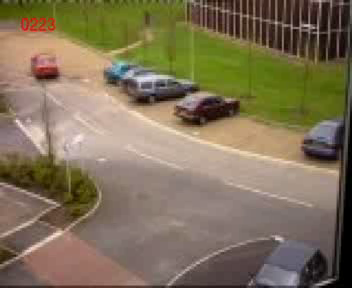
#> input picture frame 52 of XProject/inputcar.avi, 352 x 288 px
$ python Xmain.py
#> lines starting #> are read from the running program, lines starting #| are printed output that depends on the picture; after the words box and inside, x2 and y2 are one past the last pixel; in counts of white or black regions, pixels touching at a corner belong together
#C.T.Chen All Rights Reserved

import cv2
import numpy as np
import sys
import time


if __name__ == '__main__':

  #MQTT + GPIO
  GPIO = 1
  #dual camera
  camera1 = cv2.VideoCapture('inputcar.avi')
  camera2 = cv2.VideoCapture('inputcar.avi')
  hogfound = False
  init_once = False

  while(GPIO):
      #Depth Map
      okL, frameL = camera1.read()
#> frameL is the input picture: shape (288, 352, 3); mean B, G, R 88.6, 114, 128.1
      okR, frameR = camera2.read()

      if not (okL and okR):
          break
      _frameL = cv2.cvtColor(frameL, cv2.COLOR_BGR2GRAY)
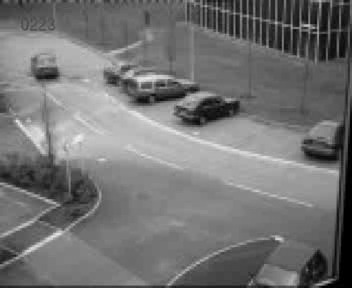
#> _frameL: shape (288, 352); min 0, max 242, mean 115.3
      _frameR = cv2.cvtColor(frameR, cv2.COLOR_BGR2GRAY)

      active = False
      disparity = []
      if okL and okR:
          active = True
          stereo = cv2.StereoBM_create(numDisparities=16, blockSize=15)
          disparity = stereo.compute(_frameL,_frameR)
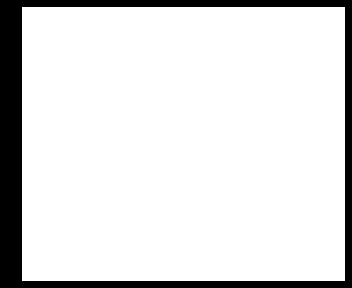
#> disparity: shape (288, 352) int16; values -16 (black) and 0 (white), 87.3% white; 1 black region, box (x1, y1, x2, y2) and area: (0, 0, 352, 288) 12874
          disparity = cv2.GaussianBlur(disparity, (5, 5), 0)
          #_disparity= cv2.cvtColor(disparity, cv2.COLOR_GRAY2BGR)

      found = []
      if not active:
          print("fail to initialize dual camera")
          break
      else:
          #HOG Locate
          hog = cv2.HOGDescriptor()
          hog.setSVMDetector(cv2.HOGDescriptor_getDefaultPeopleDetector())
          found,w=hog.detectMultiScale(frameL, winStride=(8,8), padding=(32,32), scale=1.05)
#> found = (); w = ()
          if (len(found) > 0):
              hogfound = True
              print(len(found))
              for (x,y,w,h) in found:
                  cv2.rectangle(frameL,(x,y),(x+w,y+h),(255,0,0),2)

      bbox = []
      if hogfound and not init_once:
          #Track the man in center
          for (x,y,w,h) in found:
              if x > camera1.get(3)/3 and x < camera1.get(3)* 2/3:
                  bbox = (x,y,w,h)
                  break
              else:
                  hogfound = False
      #KCF Tracking
#> (the run stopped early here; a loop or call above may not have finished)

$ run again, starting later in the video
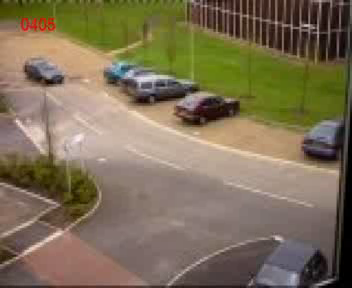
#> input picture frame 234 of XProject/inputcar.avi, 352 x 288 px
#> frameL is the input picture: shape (288, 352, 3); mean B, G, R 86.7, 111.7, 125.6
#> `_frameL = cv2.cvtColor(frameL, cv2.COLOR_BGR2GRAY)`:
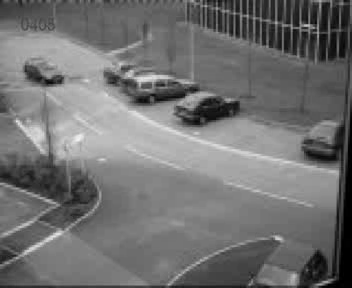
#> _frameL: shape (288, 352); min 0, max 242, mean 113
#> found = ()

$ run again, starting later in the video
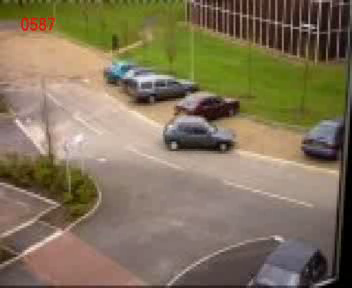
#> input picture frame 416 of XProject/inputcar.avi, 352 x 288 px
#> frameL is the input picture: shape (288, 352, 3); mean B, G, R 90.4, 115.7, 129.3
#> `_frameL = cv2.cvtColor(frameL, cv2.COLOR_BGR2GRAY)`:
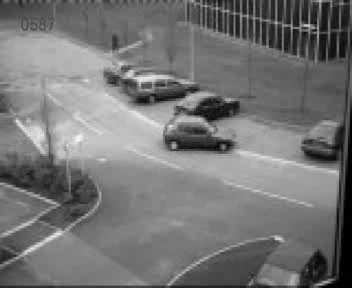
#> _frameL: shape (288, 352); min 0, max 246, mean 116.9
#> found = ()
